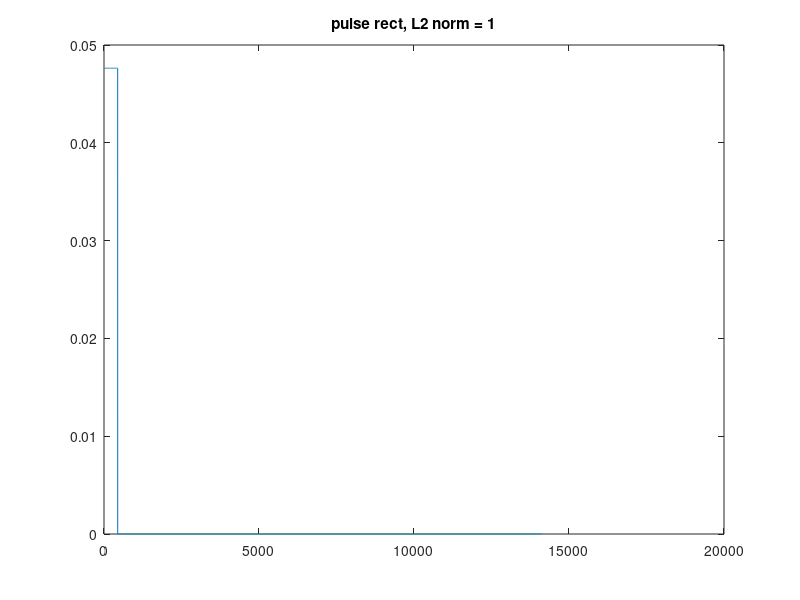
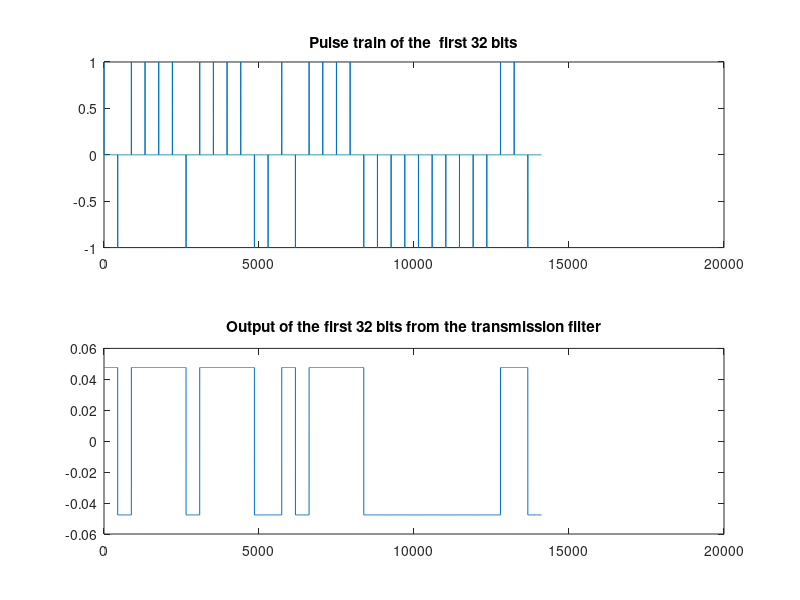

The MATLAB script that drew these images, in order: (Note: this script raises an error after producing the figures.)
clear all
clc
clf
% Q 2

config = load("config.mat").config;
config.pulsetype = 1; % 1 for sinc,  0 for rect
config.K = 1e4;


rectL2norm = sum(config.tpulserect.^2);
plot(config.tpulserect)
str = sprintf("pulse rect, L2 norm = %g", rectL2norm);
title(str)


infobits = rand(1,config.ninfobits)>0.5; %making bernuli vector
BPSKbits = 1-2*infobits; %making bernuli vector
pulseTrain = upsample(BPSKbits, config.Ts);%making the pulse train


figure
subplot(2,1,1)

plot(pulseTrain(1:32*config.Ts))
title("Pulse train of the  first 32 bits")

subplot(2,1,2)
txpulse = config.tpulserect;
TXFiltout = conv(txpulse, pulseTrain);
plot(TXFiltout(1:32*config.Ts))
title("Output of the first 32 bits from the transmission filter")
sgtitle("rect")


figure%}
sincL2norm = sum(config.tpulsesinc.^2);
plot(config.tpulsesinc)
str = sprintf("pulse sinc, L2 norm = %g", sincL2norm);
title(str)

figure

subplot(2,1,1)

plot(pulseTrain(1:32*config.Ts))
title("Pulse train of the  first 32 bits")

subplot(2,1,2)
txpulse = config.tpulsesinc;
TXFiltout = conv(txpulse, pulseTrain);

plot(TXFiltout(1:32*config.Ts))
title("Output of the first 32 bits from the transmission filter")
sgtitle("sER = mean(infobits~=rxbits);inc")

%Q 3
%snr = 100 dB
figure

subplot(2,1,1)
ChannelInVec = TX(config,infobits);
plot(ChannelInVec(1:4*config.Fs))
title("First 4 sec of the channel input")

subplot(2,1,2)
ChannelOutVec = ChannelTXRX(config,ChannelInVec);
plot(ChannelOutVec(1:4*config.Fs))
title("First 4 sec of the channel output")

sgtitle("SNR = 100 dB")

%snr = 40 dB
figure
config.snrdB = 40;
subplot(2,1,1)
ChannelInVec = TX(config,infobits);
plot(ChannelInVec(1:4*config.Fs))
title("First 4 sec of the channel input")

subplot(2,1,2)
ChannelOutVec = ChannelTXRX(config,ChannelInVec);
plot(ChannelOutVec(1:4*config.Fs))
title("First 4 sec of the channel output")

sgtitle("SNR = 40 dB")

%snr = 12 dB
figure
config.snrdB = 12;
subplot(2,1,1)
ChannelInVec = TX(config,infobits);
plot(ChannelInVec(1:4*config.Fs))
title("First 4 sec of the channel input")

subplot(2,1,2)
ChannelOutVec = ChannelTXRX(config,ChannelInVec);
plot(ChannelOutVec(1:4*config.Fs))
title("First 4 sec of the channel output")
sgtitle("SNR = 12 dB")


[rxbits, filterOut] = RX(config,ChannelOutVec);
BER = mean(infobits ~= rxbits);


% Q 4

config.snrdB = 100; 
config.pulsetype = 0; 
ChannelInVec = TX(config,infobits);
ChannelOutVec = ChannelTXRX(config,ChannelInVec);
[rxbits, filterOut] = RX(config,ChannelOutVec);


figure
plot(filterOut((config.Fs + length(txpulse)-4000):(config.Fs + length(txpulse)+4000)))
hold on
%plot((config.Fs + length(txpulse)),filterOut(config.Fs + length(txpulse)) ,"x", "r") %plot a red x 

BER1 = mean(infobits ~= rxbits);



RefInputRect = load("RefInputRect.mat");

[rxbits,filterOut] = RX(config,RefInputRect.ChannelOutVec);
infobits = RefInputRect.infobits(:)';
BER2 = mean(infobits ~= rxbits);

SNR = (-12:3:12);
BERvec = zeros(1,length(SNR));

for i = 1:length(SNR)
    config.snrdB = SNR(i);
    ChannelInVec = TX(config,infobits);
    ChannelOutVec = ChannelTXRX(config,ChannelInVec);
    [rxbits, filterOut] = RX(config,ChannelOutVec);
    BERvec(i) = mean(infobits ~= rxbits);
end

figure
semilogy(SNR, BERvec);
title("BER vs SNR")



